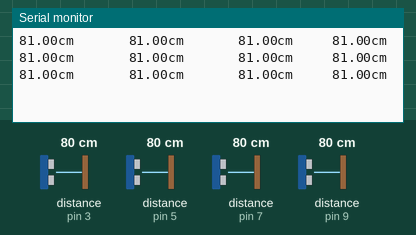
Simulated run of this sketch. Board: Arduino Uno, built with avr-gcc and run on an emulated ATmega328P. Shown: the last lines printed to the serial monitor. The test bench sets the inputs (shaded band); at power-on: distance to the obstacle (sensors on pin 3, pin 5, pin 7, pin 9) 80 cm. The echo pulse lasts 58.3 µs per cm.

Above: at 1.3 s.
1.4 s: distance to the obstacle (sensor on pin 3) set to 2 cm
At 2.0 s:
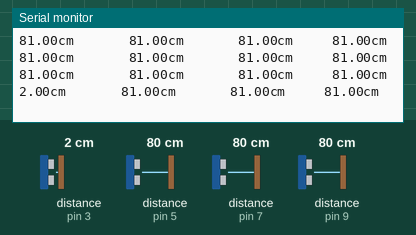
2.9 s: distance to the obstacle (sensor on pin 5) set to 2 cm
At 3.6 s:
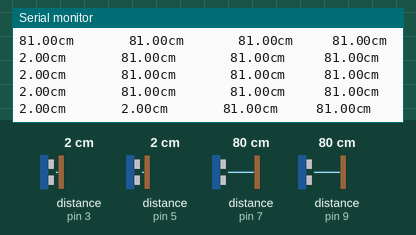
4.4 s: distance to the obstacle (sensor on pin 7) set to 2 cm
At 5.1 s:
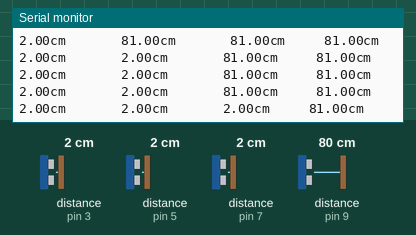
5.9 s: distance to the obstacle (sensor on pin 9) set to 2 cm
At 6.6 s:
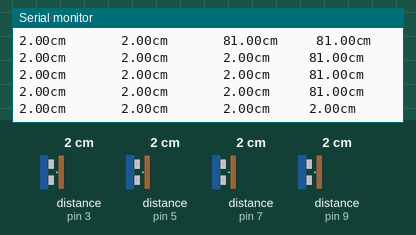
7.4 s: distance to the obstacle (sensor on pin 3) set to 4 cm
At 8.1 s:
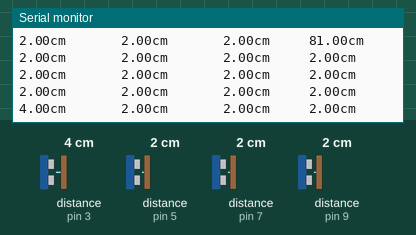
8.9 s: distance to the obstacle (sensor on pin 5) set to 4 cm
At 9.6 s:
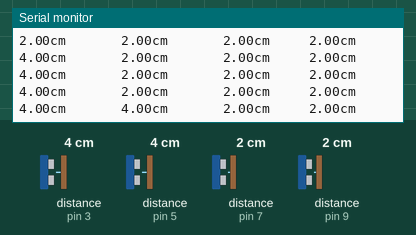
Timing chart, 0 to 11.4 s (numbered marks = the images above; inputs shaded):
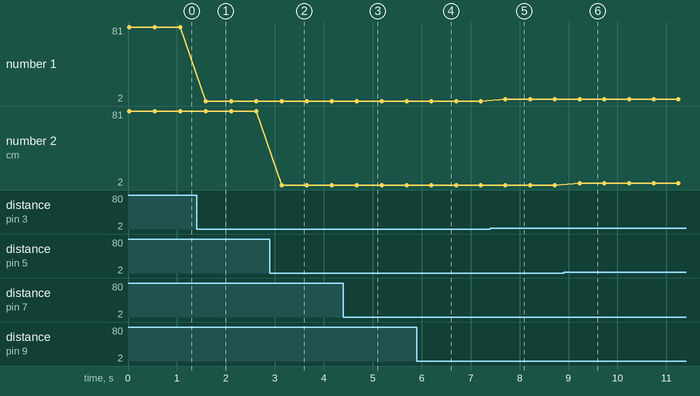

The sketch:

test.ino
```cpp
#include <NewPing.h>
//int q=0,x;
//int ser=13;
int trg1=2,trg2=4,trg3=7,trg4=8;
int ech1=3,ech2=5,ech3=6,ech4=9;
int b1=A0,b2=A1,b3=A2,b4=A3;
long t1,t2,t3,t4;
float d1,d2,d3,d4;
float serva;
bool u1,u2,u3,u4;
NewPing sonar0(2, 3, 300);
NewPing sonar1(4, 5, 300);
NewPing sonar2(6, 7, 300);
NewPing sonar3(8, 9, 300);
//Servo a;
void setup() {
  // put your setup code here, to run once:
Serial.begin(9600);
/*pinMode(trg1,OUTPUT);
pinMode(ech1,INPUT);
//pinMode(trg2,OUTPUT);
pinMode(ech2,INPUT);
//pinMode(trg3,OUTPUT);
pinMode(ech3,INPUT);
//pinMode(trg4,OUTPUT);
pinMode(ech4,INPUT);
pinMode(b1,OUTPUT);
pinMode(b2,OUTPUT);
pinMode(b3,OUTPUT);
pinMode(b4,OUTPUT);
*/
//pinMode(ser, OUTPUT);
//a.attach(ser,0,180);

}

void loop() {
  // put your main code here, to run repeatedly:
//u1= false;u2=false;u3=false;u4=false;


/*digitalWrite(trg1,LOW);
delayMicroseconds(10);
digitalWrite(trg1,HIGH);
delayMicroseconds(15);
digitalWrite(trg1,LOW);


digitalWrite(trg2,LOW);
delayMicroseconds(10);
digitalWrite(trg2,HIGH);
delayMicroseconds(15);
digitalWrite(trg2,LOW);


digitalWrite(trg3,LOW);
delayMicroseconds(10);
digitalWrite(trg3,HIGH);
delayMicroseconds(15);
digitalWrite(trg3,LOW);

digitalWrite(trg4,LOW);
delayMicroseconds(10);
digitalWrite(trg4,HIGH);
delayMicroseconds(15);
digitalWrite(trg4,LOW);


t1= pulseIn(ech1,HIGH);
t2= pulseIn(ech2,HIGH);
t3= pulseIn(ech3,HIGH);

t4= pulseIn(ech4,HIGH);


d1=t1*173./10000.;
d2=t2*173./10000.;
d3=t3*173./10000.;
d4=t4*173./10000.;*/
  d1 = sonar0.ping_cm();
  d2 = sonar1.ping_cm();
  d3 = sonar2.ping_cm();
  d4 = sonar3.ping_cm();

Serial.print(d1);
Serial.print("cm       ");
Serial.print(d2);
Serial.print("cm       ");
Serial.print(d3);
Serial.print("cm     ");
Serial.print(d4);
Serial.println("cm");

/*if (d1<80&&d1>30){
 // u1=true;
digitalWrite(b1,HIGH);
}
else {digitalWrite(b1,LOW);}
if (d2<80&&d2>30){
//  u2=true;
digitalWrite(b2,HIGH);
}else{digitalWrite(b2,LOW);}
if (d3<80&&d3>30){
  //u3=true;
digitalWrite(b3,HIGH);
}else{digitalWrite(b3,LOW);}
if (d4<80&&d4>30){
  //u4=true;
digitalWrite(b4,HIGH);
}else{digitalWrite(b4,LOW);}

*/

//q=q+1;
//x=q%2;
delay(500);
/*if (u1==false && u2==false && u3==false && u4==false && x==1){;
serva=90
;
a.write(serva);}
else  if(u1==false/* && u2==false && u3==false && u4==false && x==0){
serva=15;
a.write(serva);}*/
}
```

Measured:
- after the input at 1.4 s, the serial monitor: prints a new line after 0.19 s (image 1)
- after the input at 2.9 s, the serial monitor: prints a new line after 0.24 s (image 2)
- after the input at 4.4 s, the serial monitor: prints a new line after 0.27 s (image 3)
- after the input at 5.9 s, the serial monitor: prints a new line after 0.30 s (image 4)
- after the input at 7.4 s, the serial monitor: prints a new line after 0.31 s (image 5)
- after the input at 8.9 s, the serial monitor: prints a new line after 0.33 s (image 6)
- plotted number 1: 81 → 2 after the input at 1.4 s, 2 → 4 after the input at 7.4 s
